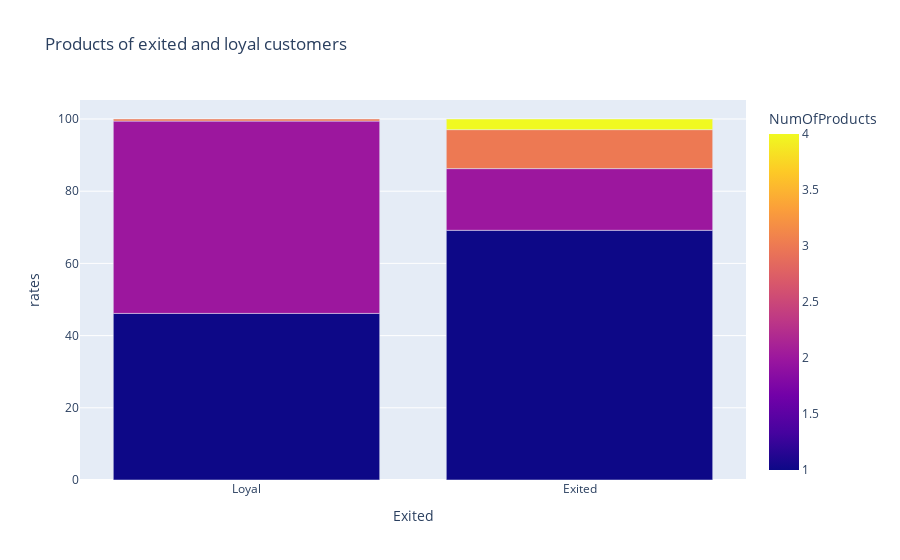

Notebook source saved alongside this figure:
### Code cell
#9.7. 
# Как отток клиентов зависит от числа приобретённых у банка услуг? (Exited/NumOfProducts)
# Для ответа на этот вопрос постройте многоуровневую столбчатую диаграмму. (bar)

bar_df = churn_df.copy()
bar_df['count'] = 1

bar_df = bar_df.groupby(
    by=['Exited','NumOfProducts'],
    as_index=False
)['count'].count()
bar_df['rates'] = None

Loyal_sum = bar_df[(bar_df['Exited']==0)]['count'].sum()
Exited_sum = bar_df[(bar_df['Exited']==1)]['count'].sum()
#print('Loyal_sum = ',Loyal_sum,'Exited_sum = ',Exited_sum)
#display(bar_df)

for i in range(bar_df.shape[0]):
    if bar_df['Exited'].iloc[i]==0:          
        bar_df['rates'].iloc[i] = bar_df['count'].iloc[i]/Loyal_sum*100   
    if bar_df['Exited'].iloc[i]==1:            
        bar_df['rates'].iloc[i] = bar_df['count'].iloc[i]/Exited_sum*100    
#display(bar_df)
    
bar_df['Exited'] = bar_df['Exited'].astype('category')
bar_df['Exited'] = bar_df['Exited'].cat.rename_categories({1:'Exited',0:'Loyal'})

fig = px.bar(
    bar_df, 
    x='Exited',
    y='rates',
    color='NumOfProducts',
    title='Products of exited and loyal customers'        
)
fig.show();

'''
Вывод:
У лояльных клиентов имеется 1,2 и 3 продукта (46%, 53% и 1% соответственно).
У ушедших клиентов было 1,2, 3 и даже 4 продукта (69%, 17%, 11% и 3% соответственно).
Из этого можно сделать вывод, что ушедшие клиенты являлись болле активными клиентами банка,
чем лояльные, так как пользовались большим числом продуктов.
'''

### Figure 1 — Plotly figure (JSON) as saved in the notebook; plotly's stock layout.template omitted (floating-point values rounded to 4 significant figures)
{"data": [{"alignmentgroup": "True", "hovertemplate": "Exited=%{x}<br>rates=%{y}<br>NumOfProducts=%{marker.color}<extra></extra>", "legendgroup": "", "marker": {"color": [1, 2, 3, 1, 2, 3, 4], "coloraxis": "coloraxis", "pattern": {"shape": ""}}, "name": "", "offsetgroup": "", "orientation": "v", "showlegend": false, "textposition": "auto", "type": "bar", "x": ["Loyal", "Loyal", "Loyal", "Exited", "Exited", "Exited", "Exited"], "xaxis": "x", "y": [46.15, 53.27, 0.5777, 69.17, 17.08, 10.8, 2.946], "yaxis": "y"}], "layout": {"barmode": "relative", "coloraxis": {"colorbar": {"title": {"text": "NumOfProducts"}}, "colorscale": [[0, "#0d0887"], [0.1111, "#46039f"], [0.2222, "#7201a8"], [0.3333, "#9c179e"], [0.4444, "#bd3786"], [0.5556, "#d8576b"], [0.6667, "#ed7953"], [0.7778, "#fb9f3a"], [0.8889, "#fdca26"], [1, "#f0f921"]]}, "legend": {"tracegroupgap": 0}, "title": {"text": "Products of exited and loyal customers"}, "xaxis": {"anchor": "y", "domain": [0, 1], "title": {"text": "Exited"}}, "yaxis": {"anchor": "x", "domain": [0, 1], "title": {"text": "rates"}}}}
